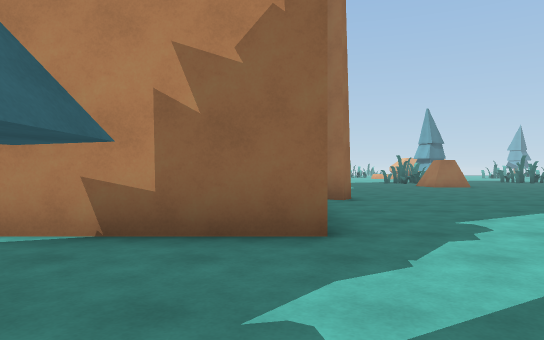
view 1 (above)

23 first-person views from a walk through a scene from a Unity 3-D project. The camera is 1.2 m above the floor, looks level and sees 70° across. The floor is counted in squares, 2 m on a side. Each view is taken from the middle of a square. On the plan, view 1 faces up. The plan holds only what a view shows up to about 11 squares ahead; the rest is blank. The place goes on beyond the plan. Some animated figures are left out.

view 2
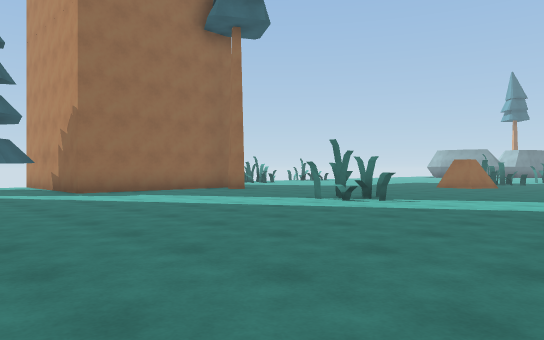

view 3
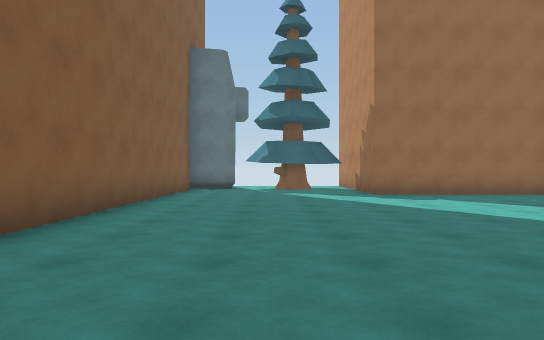

view 4
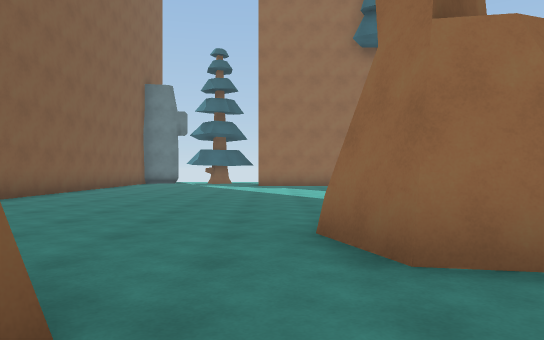

view 5
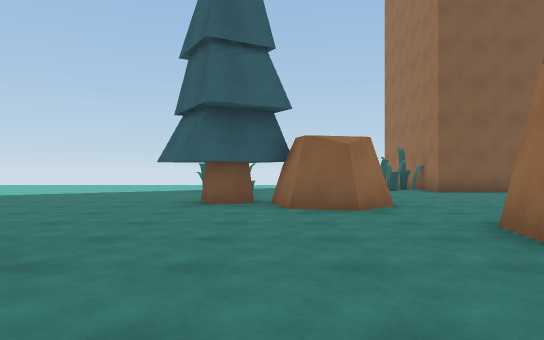

view 6
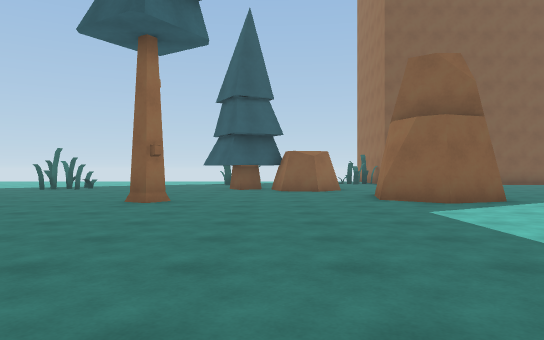

view 7
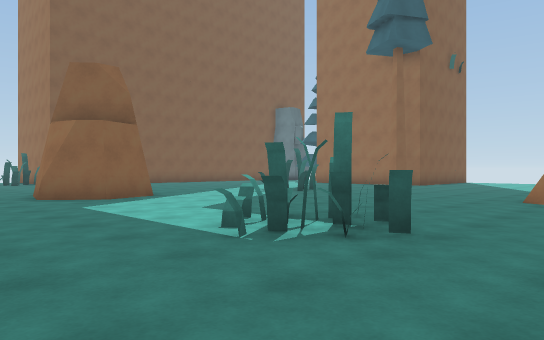

view 8
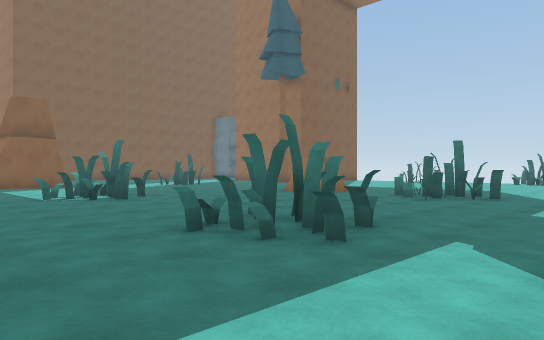

view 9
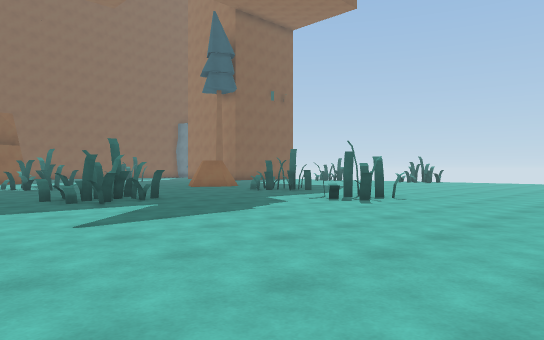

view 10
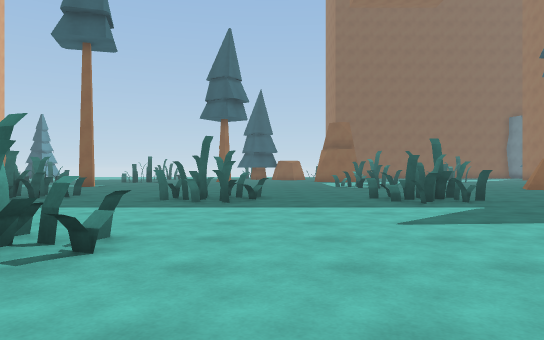

view 11
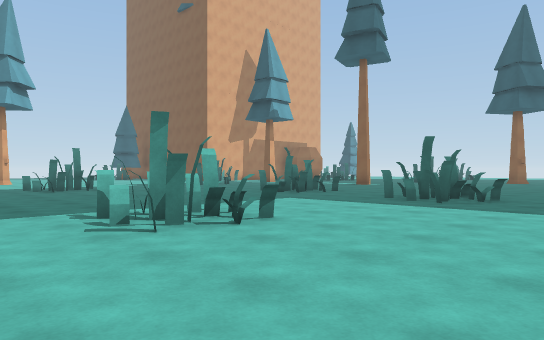

view 12
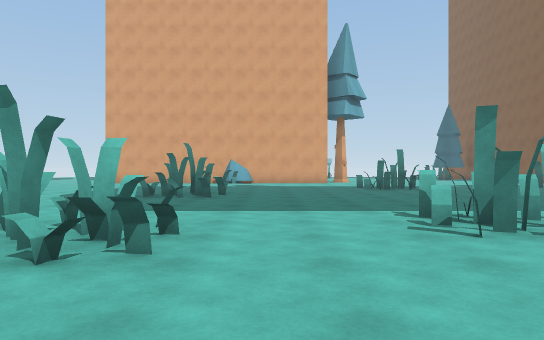

view 13
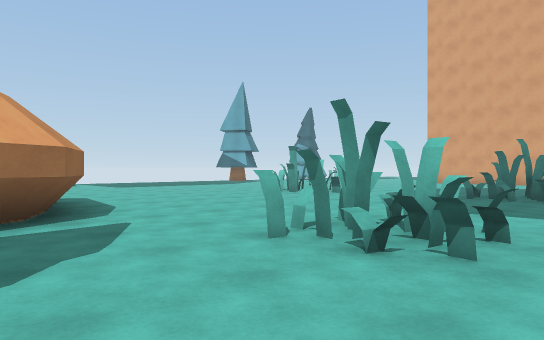

view 14
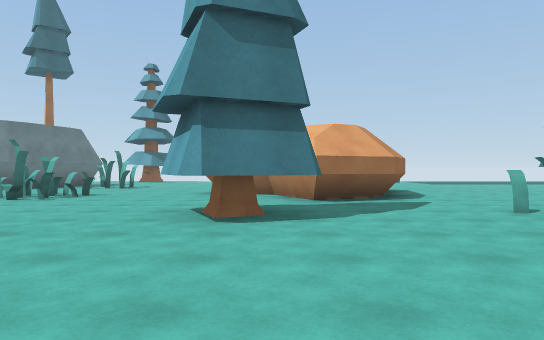

view 15
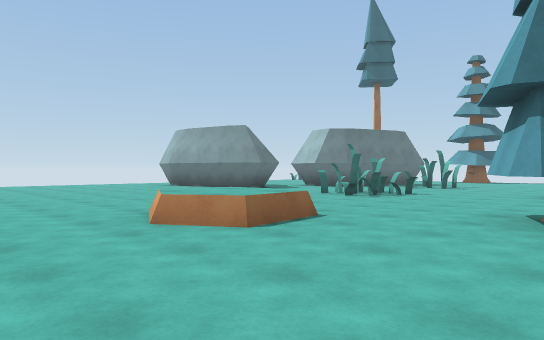

view 16
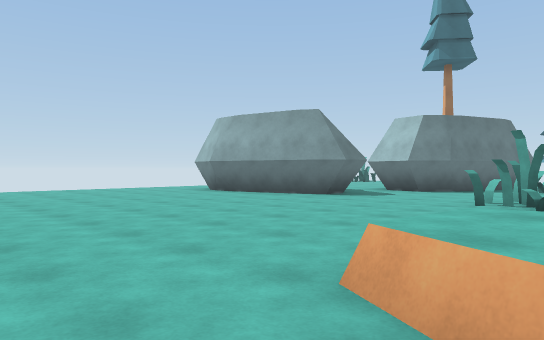

view 17
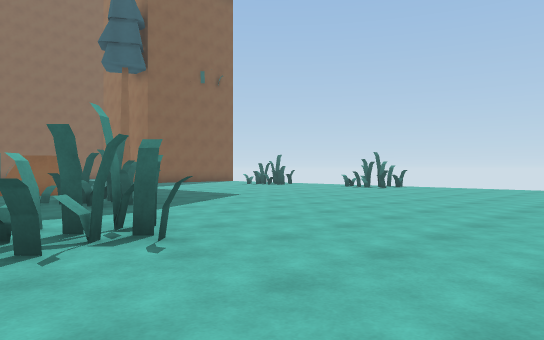

view 18
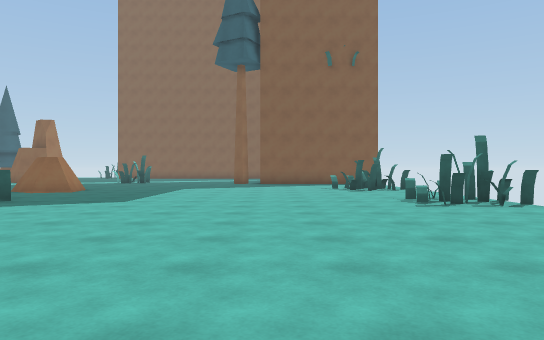

view 19
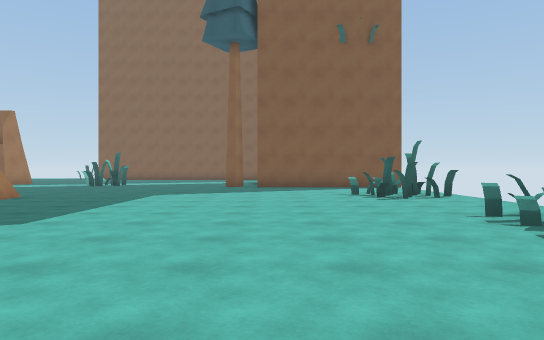

view 20
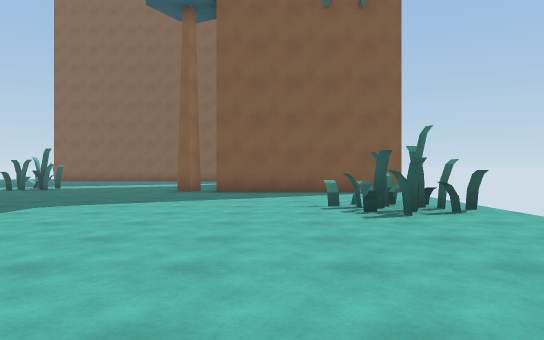

view 21
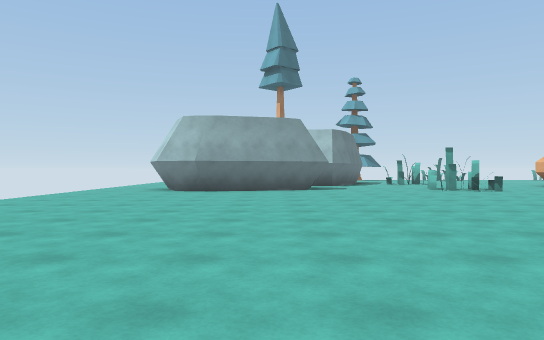

view 22
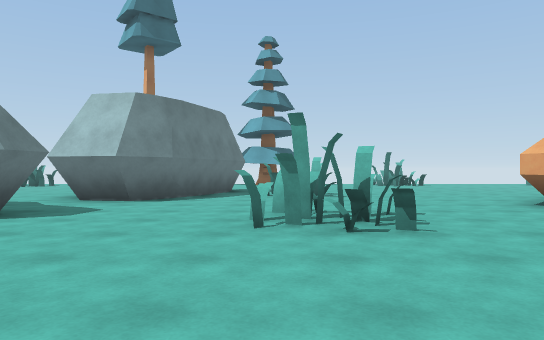

view 23
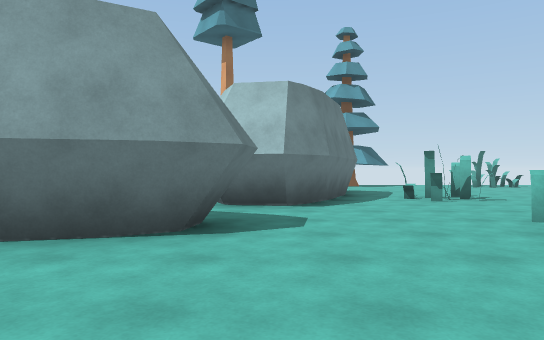

### Floor plan
Key: @ floor where view 1 was taken; # wall or solid block; . floor; = window, fence, low wall or low ledge; T pine tree; R rock.
Columns run from 5 left of view 1 to 25 right of it. Each row starts with its distance up from view 1.
 38     ..   ##........
 37     ...  =.##......  ...
 36      ..  #.##.....   ....
 35       .###.......    .....
 34       ..........#    .....
 33        .........#    .....##
 32       ##...##....####.....=..
 31  ..####....##.....##.........
 30  .............................
 29  ...............TT.........=..
 28  ...............TT...##....##.
 27  ...........RR.......#=.......
 26  ...........RRR...............
 25   ............................
 24    ...................##.......
 23   ....................##......#
 22   ..........##................#
 21   ..........##................
 20  ...........................
 19  ...............##...#.....
 18 ###.......##=...##=..##..##
 17 ##=........##...##...#...=#
 16  ..........................
 15  ..........R..............
 14  ..........RR.........
 13  ##=.............#....
 12  .#=............##.....
 11  ................=.....
 10  .......................
  9   .......................
  8 #=##=#T..................
  7      #.....##....R....T...
  6      #..........##........
  5      #..........R#.........
  4   ####......................
  3   TT...............R.T......
  2    #T.............RRRTT...
  1     T.............  .T....
  0     .@............    .....
 -1     ..............    #.....
 -2     ############.      .....

Where each view was taken, in squares from view 1:
view 1: 0 up, 0 right, facing up
view 2: 0 up, 11 right, facing up-left
view 3: 1 up, 10 right, facing left
view 4: 4 up, 15 right, facing left
view 5: 9 up, 15 right, facing down
view 6: 14 up, 15 right, facing down
view 7: 15 up, 15 right, facing down-left
view 8: 21 up, 15 right, facing down-left
view 9: 26 up, 15 right, facing down-left
view 10: 26 up, 15 right, facing down
view 11: 26 up, 13 right, facing down-right
view 12: 26 up, 13 right, facing right
view 13: 26 up, 13 right, facing up-right
view 14: 23 up, 12 right, facing up
view 15: 23 up, 12 right, facing up-left
view 16: 24 up, 8 right, facing up-left
view 17: 25 up, 9 right, facing down-left
view 18: 25 up, 0 right, facing down
view 19: 22 up, 0 right, facing down
view 20: 19 up, 1 left, facing down
view 21: 20 up, 1 right, facing up
view 22: 27 up, 6 right, facing up
view 23: 28 up, 3 right, facing up
